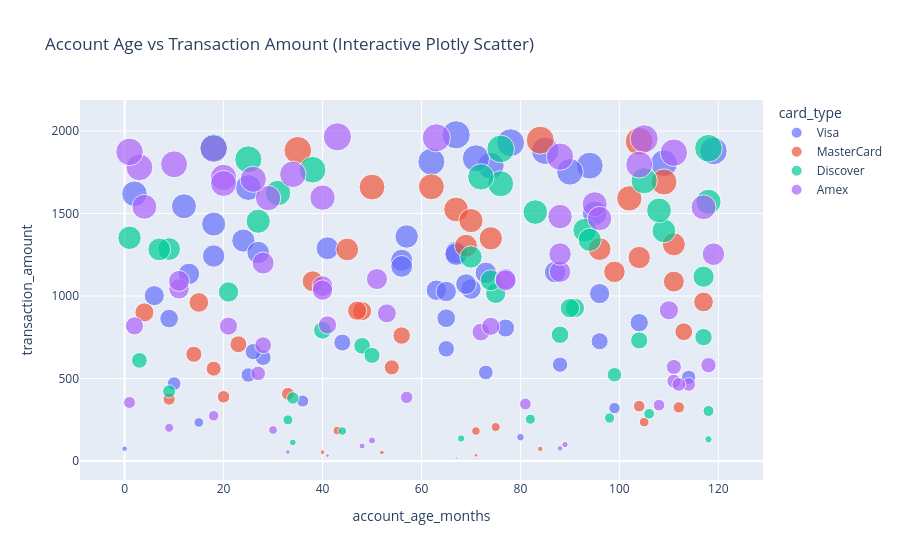

The notebook cell saved with this chart:
### Markdown cell above
### Interactive Scatter Plots: `px.scatter()`
**Explanation**: Generates responsive web scatter plots with hover tooltips and categorical color mapping.

**Syntax**: `px.scatter(df, x='account_age_months', y='transaction_amount', color='card_type')`

### Code cell
fig = px.scatter(df.head(200), x='account_age_months', y='transaction_amount', color='card_type', size='transaction_amount', hover_data=['transaction_id', 'region'], title='Account Age vs Transaction Amount (Interactive Plotly Scatter)')
fig.show()
print('px.scatter generated with', len(fig.data), 'interactive series traces.')

### Figure 1 — Plotly figure (JSON) as saved in the notebook; plotly's stock layout.template omitted (floating-point values rounded to 4 significant figures)
{"data": [{"customdata": [["TX110686", "North"], ["TX113784", "North"], ["TX103384", "South"], ["TX107177", "East"], ["TX110960", "South"], ["TX114590", "South"], ["TX108217", "South"], ["TX113245", "West"], ["TX109758", "South"], ["TX101876", "North"], ["TX103460", "South"], ["TX112674", "North"], ["TX102819", "North"], ["TX110754", "West"], ["TX108194", "North"], ["TX102314", "West"], ["TX100103", "East"], ["TX114199", "North"], ["TX102949", "West"], ["TX107314", "North"], ["TX108786", "East"], ["TX107330", "East"], ["TX114707", "West"], ["TX113153", "South"], ["TX111823", "North"], ["TX102329", "North"], ["TX101138", "East"], ["TX114268", "West"], ["TX101861", "South"], ["TX101010", "East"], ["TX103443", "East"], ["TX106512", "West"], ["TX106080", "West"], ["TX107425", "West"], ["TX104386", "West"], ["TX113240", "North"], ["TX111274", "North"], ["TX100045", "South"], ["TX101987", "East"], ["TX106576", "East"], ["TX111609", "West"], ["TX114323", "South"], ["TX113289", "West"], ["TX105239", "North"], ["TX109997", "West"], ["TX107428", "West"], ["TX110561", "East"], ["TX107398", "North"], ["TX103468", "North"], ["TX101206", "East"], ["TX104064", "North"], ["TX110284", "West"], ["TX107652", "South"]], "hovertemplate": "card_type=Visa<br>account_age_months=%{x}<br>transaction_amount=%{marker.size}<br>transaction_id=%{customdata[0]}<br>region=%{customdata[1]}<extra></extra>", "legendgroup": "Visa", "marker": {"color": "#636efa", "size": [1216.0, 1264.0, 363.5, 679.9, 1805.0, 1145.0, 320.6, 507.1, 726.1, 1361.0, 1790.0, 1753.0, 1042.0, 806.3, 1879.0, 627.2, 521.4, 1544.0, 1134.0, 1620.0, 1336.0, 838.8, 717.8, 1072.0, 75.02, 144.3, 1002.0, 1790.0, 662.9, 1243.0, 865.5, 1898.0, 536.5, 1501.0, 1436.0, 1881.0, 1814.0, 1263.0, 1835.0, 1254.0, 1290.0, 1977.0, 863.3, 1658.0, 1180.0, 469.2, 583.9, 1930.0, 1035.0, 233.7, 1028.0, 1015.0, 1141.0], "sizemode": "area", "sizeref": 4.943, "symbol": "circle"}, "mode": "markers", "name": "Visa", "orientation": "v", "showlegend": true, "x": [56, 67, 36, 65, 109, 87, 99, 114, 96, 57, 94, 90, 70, 77, 119, 28, 25, 12, 13, 2, 24, 104, 44, 69, 0, 80, 6, 74, 26, 18, 65, 18, 73, 95, 18, 85, 62, 27, 71, 67, 41, 67, 9, 25, 56, 10, 88, 78, 63, 15, 65, 96, 73], "xaxis": "x", "y": [1216.0, 1264.0, 363.5, 679.9, 1805.0, 1145.0, 320.6, 507.1, 726.1, 1361.0, 1790.0, 1753.0, 1042.0, 806.3, 1879.0, 627.2, 521.4, 1544.0, 1134.0, 1620.0, 1336.0, 838.8, 717.8, 1072.0, 75.02, 144.3, 1002.0, 1790.0, 662.9, 1243.0, 865.5, 1898.0, 536.5, 1501.0, 1436.0, 1881.0, 1814.0, 1263.0, 1835.0, 1254.0, 1290.0, 1977.0, 863.3, 1658.0, 1180.0, 469.2, 583.9, 1930.0, 1035.0, 233.7, 1028.0, 1015.0, 1141.0], "yaxis": "y", "type": "scatter"}, {"customdata": [["TX107170", "East"], ["TX107002", "East"], ["TX112677", "North"], ["TX102947", "West"], ["TX104091", "West"], ["TX112671", "West"], ["TX107532", "East"], ["TX109898", "West"], ["TX107584", "North"], ["TX111430", "West"], ["TX108481", "South"], ["TX103938", "East"], ["TX102758", "West"], ["TX105071", " North "], ["TX106421", "North"], ["TX108889", "East"], ["TX103261", "South"], ["TX109544", "East"], ["TX103775", "West"], ["TX103155", "West"], ["TX111936", "West"], ["TX111680", "East"], ["TX112695", "West"], ["TX112108", "South"], ["TX107974", "North"], ["TX107675", "West"], ["TX111758", "South"], ["TX107703", "South"], ["TX100155", "West"], ["TX107812", "South"], ["TX114215", " East "], ["TX106908", "East"], ["TX100442", "North"], ["TX106523", "South"], ["TX110009", "East"], ["TX113204", "South"], ["TX110408", "South"], ["TX101287", "South"], ["TX107201", "North"], ["TX110435", "North"], ["TX104142", "East"], ["TX112228", "West"]], "hovertemplate": "card_type=MasterCard<br>account_age_months=%{x}<br>transaction_amount=%{marker.size}<br>transaction_id=%{customdata[0]}<br>region=%{customdata[1]}<extra></extra>", "legendgroup": "MasterCard", "marker": {"color": "#EF553B", "size": [325.0, 1285.0, 559.9, 567.7, 1662.0, 900.9, 1661.0, 783.5, 1304.0, 1945.0, 51.76, 646.9, 908.9, 1147.0, 1350.0, 235.8, 1884.0, 964.2, 1088.0, 34.86, 73.44, 1938.0, 332.6, 375.4, 1525.0, 184.1, 1090.0, 205.5, 760.4, 707.7, 911.5, 389.2, 181.6, 1458.0, 1282.0, 961.2, 1592.0, 1691.0, 1313.0, 1234.0, 407.3, 53.41], "sizemode": "area", "sizeref": 4.943, "symbol": "circle"}, "mode": "markers", "name": "MasterCard", "orientation": "v", "showlegend": true, "x": [112, 96, 18, 54, 62, 4, 50, 113, 69, 84, 52, 14, 48, 99, 74, 105, 35, 117, 111, 71, 84, 104, 104, 9, 67, 43, 38, 75, 56, 23, 47, 20, 71, 70, 45, 15, 102, 109, 111, 104, 33, 40], "xaxis": "x", "y": [325.0, 1285.0, 559.9, 567.7, 1662.0, 900.9, 1661.0, 783.5, 1304.0, 1945.0, 51.76, 646.9, 908.9, 1147.0, 1350.0, 235.8, 1884.0, 964.2, 1088.0, 34.86, 73.44, 1938.0, 332.6, 375.4, 1525.0, 184.1, 1090.0, 205.5, 760.4, 707.7, 911.5, 389.2, 181.6, 1458.0, 1282.0, 961.2, 1592.0, 1691.0, 1313.0, 1234.0, 407.3, 53.41], "yaxis": "y", "type": "scatter"}, {"customdata": [["TX108328", "East"], ["TX108001", "South"], ["TX100974", "North"], ["TX100046", "south"], ["TX103119", "South"], ["TX112884", "East"], ["TX107030", "East"], ["TX113810", "North"], ["TX106378", "South"], ["TX100569", "South"], ["TX107336", "West"], ["TX104902", "South"], ["TX111536", " East "], ["TX106545", "West"], ["TX111282", "East"], ["TX101539", "North"], ["TX102787", "West"], ["TX103952", "West"], ["TX110826", "West"], ["TX109162", "East"], ["TX104769", "West"], ["TX100373", "South"], ["TX104877", "East"], ["TX109352", "West"], ["TX101394", "South"], ["TX105076", "West"], ["TX109776", "North"], ["TX113740", "North"], ["TX102773", "North"], ["TX107946", "North"], ["TX101111", "East"], ["TX104214", "North"], ["TX103930", "South"], ["TX112757", "West"], ["TX110828", "North"], ["TX106951", "East"], ["TX104888", "North"], ["TX106681", "South"], ["TX111706", "East"], ["TX101374", "North"], ["TX100202", "North"], ["TX111437", "North"], ["TX101341", "East"], ["TX112477", "East"], ["TX113341", "South"], ["TX108166", "North"]], "hovertemplate": "card_type=Discover<br>account_age_months=%{x}<br>transaction_amount=%{marker.size}<br>transaction_id=%{customdata[0]}<br>region=%{customdata[1]}<extra></extra>", "legendgroup": "Discover", "marker": {"color": "#00cc96", "size": [136.7, 609.8, 927.5, 18.19, 765.4, 249.3, 1353.0, 1237.0, 1454.0, 1395.0, 1509.0, 422.0, 1024.0, 1699.0, 1117.0, 1285.0, 260.7, 1681.0, 1399.0, 131.7, 1571.0, 1016.0, 112.4, 698.3, 1722.0, 182.0, 1283.0, 1096.0, 1519.0, 731.1, 1828.0, 522.8, 792.5, 303.3, 1900.0, 253.3, 381.8, 927.0, 1625.0, 286.6, 1341.0, 640.2, 1892.0, 750.7, 1766.0, 1896.0], "sizemode": "area", "sizeref": 4.943, "symbol": "circle"}, "mode": "markers", "name": "Discover", "orientation": "v", "showlegend": true, "x": [68, 3, 91, 67, 88, 33, 1, 70, 27, 109, 83, 9, 21, 105, 117, 9, 98, 76, 93, 118, 118, 75, 34, 48, 72, 44, 7, 74, 108, 104, 25, 99, 40, 118, 18, 82, 34, 90, 31, 106, 94, 50, 76, 117, 38, 118], "xaxis": "x", "y": [136.7, 609.8, 927.5, 18.19, 765.4, 249.3, 1353.0, 1237.0, 1454.0, 1395.0, 1509.0, 422.0, 1024.0, 1699.0, 1117.0, 1285.0, 260.7, 1681.0, 1399.0, 131.7, 1571.0, 1016.0, 112.4, 698.3, 1722.0, 182.0, 1283.0, 1096.0, 1519.0, 731.1, 1828.0, 522.8, 792.5, 303.3, 1900.0, 253.3, 381.8, 927.0, 1625.0, 286.6, 1341.0, 640.2, 1892.0, 750.7, 1766.0, 1896.0], "yaxis": "y", "type": "scatter"}, {"customdata": [["TX108563", "West"], ["TX111945", "East"], ["TX101965", "South"], ["TX106066", "West"], ["TX104105", "North"], ["TX105474", "North"], ["TX104983", "South"], ["TX104600", "South"], ["TX105077", "South"], ["TX106910", "West"], ["TX113018", "South"], ["TX113327", "East"], ["TX112404", "South"], ["TX106054", "South"], ["TX111134", "West"], ["TX103785", "South"], ["TX113445", "North"], ["TX114368", "North"], ["TX104649", " East "], ["TX113560", "North"], ["TX101090", "East"], ["TX114702", "East"], ["TX100359", "East"], ["TX102704", "North"], ["TX107934", "West"], ["TX110719", "South"], ["TX107850", "South"], ["TX114411", "East"], ["TX105666", "East"], ["TX103406", "South"], ["TX102439", "East"], ["TX111556", "North"], ["TX113375", "West"], ["TX107182", "North"], ["TX111903", "North"], ["TX106366", "North"], ["TX103471", "North"], ["TX108075", "north"], ["TX100767", "East"], ["TX101310", "East"], ["TX107586", "South"], ["TX109356", "East"], ["TX108470", "South"], ["TX109865", "South"], ["TX114150", "North"], ["TX106409", " West "], ["TX102451", "North"], ["TX108573", "North"], ["TX109058", "South"], ["TX114570", "South"], ["TX107761", "East"], ["TX103818", "North"], ["TX104111", "North"], ["TX100678", "East"], ["TX112189", "West"], ["TX109182", "North"], ["TX102162", "North"], ["TX106100", "West"], ["TX106121", "East"]], "hovertemplate": "card_type=Amex<br>account_age_months=%{x}<br>transaction_amount=%{marker.size}<br>transaction_id=%{customdata[0]}<br>region=%{customdata[1]}<extra></extra>", "legendgroup": "Amex", "marker": {"color": "#ab63fa", "size": [124.2, 781.6, 913.7, 816.4, 354.7, 1894.0, 1254.0, 819.0, 701.8, 1869.0, 1557.0, 1594.0, 895.1, 570.0, 1597.0, 338.7, 33.01, 1953.0, 1060.0, 1482.0, 1959.0, 1798.0, 1780.0, 385.6, 1147.0, 53.98, 1708.0, 1874.0, 530.8, 483.9, 76.41, 464.1, 1719.0, 1797.0, 1470.0, 201.4, 1255.0, 1103.0, 1200.0, 90.61, 1103.0, 188.0, 1095.0, 824.7, 1541.0, 345.6, 464.0, 274.1, 1036.0, 1683.0, 1044.0, 1738.0, 1538.0, 1965.0, 1092.0, 580.9, 1845.0, 99.48, 817.4], "sizemode": "area", "sizeref": 4.943, "symbol": "circle"}, "mode": "markers", "name": "Amex", "orientation": "v", "showlegend": true, "x": [50, 72, 110, 74, 1, 18, 119, 2, 28, 111, 95, 29, 53, 111, 40, 108, 41, 105, 40, 88, 63, 10, 3, 57, 88, 33, 26, 1, 27, 111, 88, 114, 20, 104, 96, 9, 88, 51, 28, 48, 77, 30, 77, 41, 4, 81, 112, 18, 40, 20, 11, 34, 117, 43, 11, 118, 88, 89, 21], "xaxis": "x", "y": [124.2, 781.6, 913.7, 816.4, 354.7, 1894.0, 1254.0, 819.0, 701.8, 1869.0, 1557.0, 1594.0, 895.1, 570.0, 1597.0, 338.7, 33.01, 1953.0, 1060.0, 1482.0, 1959.0, 1798.0, 1780.0, 385.6, 1147.0, 53.98, 1708.0, 1874.0, 530.8, 483.9, 76.41, 464.1, 1719.0, 1797.0, 1470.0, 201.4, 1255.0, 1103.0, 1200.0, 90.61, 1103.0, 188.0, 1095.0, 824.7, 1541.0, 345.6, 464.0, 274.1, 1036.0, 1683.0, 1044.0, 1738.0, 1538.0, 1965.0, 1092.0, 580.9, 1845.0, 99.48, 817.4], "yaxis": "y", "type": "scatter"}], "layout": {"xaxis": {"anchor": "y", "domain": [0.0, 1.0], "title": {"text": "account_age_months"}}, "yaxis": {"anchor": "x", "domain": [0.0, 1.0], "title": {"text": "transaction_amount"}}, "legend": {"title": {"text": "card_type"}, "tracegroupgap": 0, "itemsizing": "constant"}, "title": {"text": "Account Age vs Transaction Amount (Interactive Plotly Scatter)"}}}
